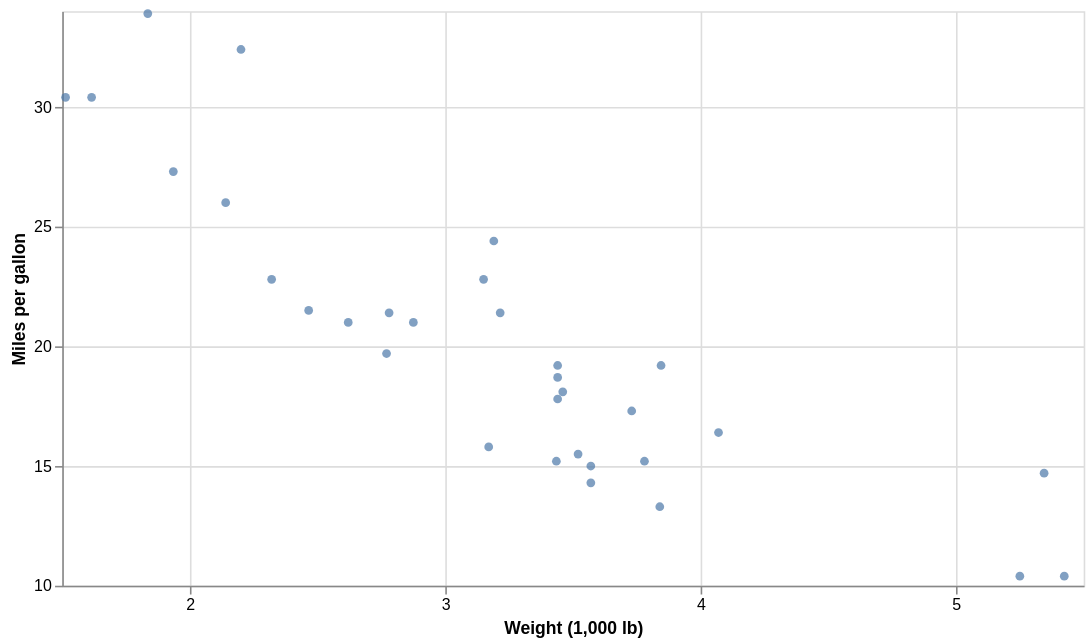

Write the Vega-Lite specification saved for this chart.
### Vega-Lite specification from a JSON file in a GitHub repository (floating-point values rounded to 4 significant figures)
{"$schema": "https://vega.github.io/schema/vega-lite/v6.json", "data": {"values": [{"model": "Mazda RX4", "mpg": 21, "cyl": 6, "disp": 160, "hp": 110, "drat": 3.9, "wt": 2.62, "qsec": 16.46, "vs": 0, "am": 1, "gear": 4, "carb": 4}, {"model": "Mazda RX4 Wag", "mpg": 21, "cyl": 6, "disp": 160, "hp": 110, "drat": 3.9, "wt": 2.875, "qsec": 17.02, "vs": 0, "am": 1, "gear": 4, "carb": 4}, {"model": "Datsun 710", "mpg": 22.8, "cyl": 4, "disp": 108, "hp": 93, "drat": 3.85, "wt": 2.32, "qsec": 18.61, "vs": 1, "am": 1, "gear": 4, "carb": 1}, {"model": "Hornet 4 Drive", "mpg": 21.4, "cyl": 6, "disp": 258, "hp": 110, "drat": 3.08, "wt": 3.215, "qsec": 19.44, "vs": 1, "am": 0, "gear": 3, "carb": 1}, {"model": "Hornet Sportabout", "mpg": 18.7, "cyl": 8, "disp": 360, "hp": 175, "drat": 3.15, "wt": 3.44, "qsec": 17.02, "vs": 0, "am": 0, "gear": 3, "carb": 2}, {"model": "Valiant", "mpg": 18.1, "cyl": 6, "disp": 225, "hp": 105, "drat": 2.76, "wt": 3.46, "qsec": 20.22, "vs": 1, "am": 0, "gear": 3, "carb": 1}, {"model": "Duster 360", "mpg": 14.3, "cyl": 8, "disp": 360, "hp": 245, "drat": 3.21, "wt": 3.57, "qsec": 15.84, "vs": 0, "am": 0, "gear": 3, "carb": 4}, {"model": "Merc 240D", "mpg": 24.4, "cyl": 4, "disp": 146.7, "hp": 62, "drat": 3.69, "wt": 3.19, "qsec": 20, "vs": 1, "am": 0, "gear": 4, "carb": 2}, {"model": "Merc 230", "mpg": 22.8, "cyl": 4, "disp": 140.8, "hp": 95, "drat": 3.92, "wt": 3.15, "qsec": 22.9, "vs": 1, "am": 0, "gear": 4, "carb": 2}, {"model": "Merc 280", "mpg": 19.2, "cyl": 6, "disp": 167.6, "hp": 123, "drat": 3.92, "wt": 3.44, "qsec": 18.3, "vs": 1, "am": 0, "gear": 4, "carb": 4}, {"model": "Merc 280C", "mpg": 17.8, "cyl": 6, "disp": 167.6, "hp": 123, "drat": 3.92, "wt": 3.44, "qsec": 18.9, "vs": 1, "am": 0, "gear": 4, "carb": 4}, {"model": "Merc 450SE", "mpg": 16.4, "cyl": 8, "disp": 275.8, "hp": 180, "drat": 3.07, "wt": 4.07, "qsec": 17.4, "vs": 0, "am": 0, "gear": 3, "carb": 3}, {"model": "Merc 450SL", "mpg": 17.3, "cyl": 8, "disp": 275.8, "hp": 180, "drat": 3.07, "wt": 3.73, "qsec": 17.6, "vs": 0, "am": 0, "gear": 3, "carb": 3}, {"model": "Merc 450SLC", "mpg": 15.2, "cyl": 8, "disp": 275.8, "hp": 180, "drat": 3.07, "wt": 3.78, "qsec": 18, "vs": 0, "am": 0, "gear": 3, "carb": 3}, {"model": "Cadillac Fleetwood", "mpg": 10.4, "cyl": 8, "disp": 472, "hp": 205, "drat": 2.93, "wt": 5.25, "qsec": 17.98, "vs": 0, "am": 0, "gear": 3, "carb": 4}, {"model": "Lincoln Continental", "mpg": 10.4, "cyl": 8, "disp": 460, "hp": 215, "drat": 3, "wt": 5.424, "qsec": 17.82, "vs": 0, "am": 0, "gear": 3, "carb": 4}, {"model": "Chrysler Imperial", "mpg": 14.7, "cyl": 8, "disp": 440, "hp": 230, "drat": 3.23, "wt": 5.345, "qsec": 17.42, "vs": 0, "am": 0, "gear": 3, "carb": 4}, {"model": "Fiat 128", "mpg": 32.4, "cyl": 4, "disp": 78.7, "hp": 66, "drat": 4.08, "wt": 2.2, "qsec": 19.47, "vs": 1, "am": 1, "gear": 4, "carb": 1}, {"model": "Honda Civic", "mpg": 30.4, "cyl": 4, "disp": 75.7, "hp": 52, "drat": 4.93, "wt": 1.615, "qsec": 18.52, "vs": 1, "am": 1, "gear": 4, "carb": 2}, {"model": "Toyota Corolla", "mpg": 33.9, "cyl": 4, "disp": 71.1, "hp": 65, "drat": 4.22, "wt": 1.835, "qsec": 19.9, "vs": 1, "am": 1, "gear": 4, "carb": 1}, {"model": "Toyota Corona", "mpg": 21.5, "cyl": 4, "disp": 120.1, "hp": 97, "drat": 3.7, "wt": 2.465, "qsec": 20.01, "vs": 1, "am": 0, "gear": 3, "carb": 1}, {"model": "Dodge Challenger", "mpg": 15.5, "cyl": 8, "disp": 318, "hp": 150, "drat": 2.76, "wt": 3.52, "qsec": 16.87, "vs": 0, "am": 0, "gear": 3, "carb": 2}, {"model": "AMC Javelin", "mpg": 15.2, "cyl": 8, "disp": 304, "hp": 150, "drat": 3.15, "wt": 3.435, "qsec": 17.3, "vs": 0, "am": 0, "gear": 3, "carb": 2}, {"model": "Camaro Z28", "mpg": 13.3, "cyl": 8, "disp": 350, "hp": 245, "drat": 3.73, "wt": 3.84, "qsec": 15.41, "vs": 0, "am": 0, "gear": 3, "carb": 4}, {"model": "Pontiac Firebird", "mpg": 19.2, "cyl": 8, "disp": 400, "hp": 175, "drat": 3.08, "wt": 3.845, "qsec": 17.05, "vs": 0, "am": 0, "gear": 3, "carb": 2}, {"model": "Fiat X1-9", "mpg": 27.3, "cyl": 4, "disp": 79, "hp": 66, "drat": 4.08, "wt": 1.935, "qsec": 18.9, "vs": 1, "am": 1, "gear": 4, "carb": 1}, {"model": "Porsche 914-2", "mpg": 26, "cyl": 4, "disp": 120.3, "hp": 91, "drat": 4.43, "wt": 2.14, "qsec": 16.7, "vs": 0, "am": 1, "gear": 5, "carb": 2}, {"model": "Lotus Europa", "mpg": 30.4, "cyl": 4, "disp": 95.1, "hp": 113, "drat": 3.77, "wt": 1.513, "qsec": 16.9, "vs": 1, "am": 1, "gear": 5, "carb": 2}, {"model": "Ford Pantera L", "mpg": 15.8, "cyl": 8, "disp": 351, "hp": 264, "drat": 4.22, "wt": 3.17, "qsec": 14.5, "vs": 0, "am": 1, "gear": 5, "carb": 4}, {"model": "Ferrari Dino", "mpg": 19.7, "cyl": 6, "disp": 145, "hp": 175, "drat": 3.62, "wt": 2.77, "qsec": 15.5, "vs": 0, "am": 1, "gear": 5, "carb": 6}, {"model": "Maserati Bora", "mpg": 15, "cyl": 8, "disp": 301, "hp": 335, "drat": 3.54, "wt": 3.57, "qsec": 14.6, "vs": 0, "am": 1, "gear": 5, "carb": 8}, {"model": "Volvo 142E", "mpg": 21.4, "cyl": 4, "disp": 121, "hp": 109, "drat": 4.11, "wt": 2.78, "qsec": 18.6, "vs": 1, "am": 1, "gear": 4, "carb": 2}]}, "width": 640, "height": 360, "mark": {"type": "point", "filled": true}, "encoding": {"x": {"field": "wt", "type": "quantitative", "title": "Weight (1,000 lb)", "scale": {"zero": false}}, "y": {"field": "mpg", "type": "quantitative", "title": "Miles per gallon", "scale": {"zero": false}}}, "config": {"axisQuantitative": {"tickCount": 5}, "style": {"phiz-fit": {"color": "#3366FF"}, "phiz-band": {"color": "#999999", "opacity": 0.4}}}, "usermeta": {"phiz": {"dark": {"background": "transparent", "view": {"fill": null, "stroke": "#3F3F46"}, "axis": {"gridColor": "rgba(255, 255, 255, 0.12)", "gridOpacity": 1, "domainColor": "#71717A", "tickColor": "#71717A", "labelColor": "#A1A1AA", "titleColor": "#E4E4E7"}, "legend": {"labelColor": "#E4E4E7", "titleColor": "#E4E4E7"}, "header": {"labelColor": "#E4E4E7", "titleColor": "#E4E4E7"}, "title": {"color": "#E4E4E7", "subtitleColor": "#A1A1AA"}, "mark": {"color": "#8AB4F8"}, "point": {"color": "#8AB4F8"}, "line": {"color": "#8AB4F8"}, "text": {"color": "#E4E4E7"}, "rule": {"color": "#A1A1AA"}, "style": {"phiz-fit": {"color": "#A5C8FF"}, "phiz-band": {"color": "#FFFFFF", "opacity": 0.16}}}}}}
